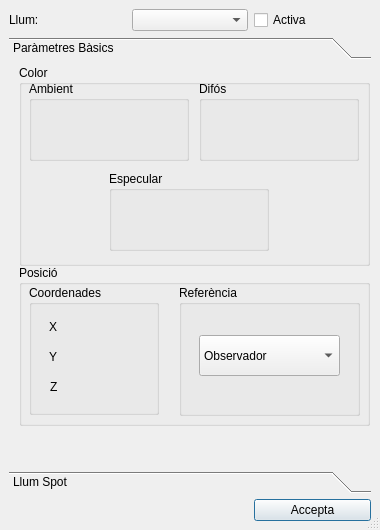
<ui version="4.0" >
 <class>finestraLlums</class>
 <widget class="QDialog" name="finestraLlums" >
  <property name="geometry" >
   <rect>
    <x>0</x>
    <y>0</y>
    <width>380</width>
    <height>530</height>
   </rect>
  </property>
  <property name="sizePolicy" >
   <sizepolicy vsizetype="Preferred" hsizetype="Preferred" >
    <horstretch>0</horstretch>
    <verstretch>0</verstretch>
   </sizepolicy>
  </property>
  <property name="minimumSize" >
   <size>
    <width>380</width>
    <height>530</height>
   </size>
  </property>
  <property name="maximumSize" >
   <size>
    <width>380</width>
    <height>530</height>
   </size>
  </property>
  <property name="windowTitle" >
   <string>Control de Llums</string>
  </property>
  <property name="sizeGripEnabled" >
   <bool>true</bool>
  </property>
  <layout class="QGridLayout" >
   <property name="margin" >
    <number>9</number>
   </property>
   <property name="spacing" >
    <number>6</number>
   </property>
   <item row="1" column="0" colspan="3" >
    <widget class="QToolBox" name="toolBox1" >
     <property name="currentIndex" >
      <number>0</number>
     </property>
     <widget class="QWidget" name="page1" >
      <property name="geometry" >
       <rect>
        <x>0</x>
        <y>0</y>
        <width>362</width>
        <height>392</height>
       </rect>
      </property>
      <attribute name="label" >
       <string>Paràmetres Bàsics</string>
      </attribute>
      <widget class="QGroupBox" name="groupBox11" >
       <property name="geometry" >
        <rect>
         <x>10</x>
         <y>200</y>
         <width>351</width>
         <height>161</height>
        </rect>
       </property>
       <property name="title" >
        <string>Posició</string>
       </property>
       <widget class="QGroupBox" name="groupBox9" >
        <property name="geometry" >
         <rect>
          <x>10</x>
          <y>20</y>
          <width>130</width>
          <height>130</height>
         </rect>
        </property>
        <property name="title" >
         <string>Coordenades</string>
        </property>
        <widget class="QLabel" name="textLabel1_2" >
         <property name="geometry" >
          <rect>
           <x>20</x>
           <y>61</y>
           <width>20</width>
           <height>21</height>
          </rect>
         </property>
         <property name="text" >
          <string>Y</string>
         </property>
         <property name="wordWrap" >
          <bool>false</bool>
         </property>
        </widget>
        <widget class="QLabel" name="textLabel1_3" >
         <property name="geometry" >
          <rect>
           <x>21</x>
           <y>91</y>
           <width>20</width>
           <height>21</height>
          </rect>
         </property>
         <property name="text" >
          <string>Z</string>
         </property>
         <property name="wordWrap" >
          <bool>false</bool>
         </property>
        </widget>
        <widget class="QLabel" name="textLabel1" >
         <property name="geometry" >
          <rect>
           <x>20</x>
           <y>31</y>
           <width>20</width>
           <height>21</height>
          </rect>
         </property>
         <property name="text" >
          <string>X</string>
         </property>
         <property name="wordWrap" >
          <bool>false</bool>
         </property>
        </widget>
        <widget class="textField" native="1" name="coorX" >
         <property name="geometry" >
          <rect>
           <x>40</x>
           <y>30</y>
           <width>70</width>
           <height>21</height>
          </rect>
         </property>
        </widget>
        <widget class="textField" native="1" name="coorY" >
         <property name="geometry" >
          <rect>
           <x>40</x>
           <y>60</y>
           <width>70</width>
           <height>20</height>
          </rect>
         </property>
        </widget>
        <widget class="textField" native="1" name="coorZ" >
         <property name="geometry" >
          <rect>
           <x>40</x>
           <y>90</y>
           <width>70</width>
           <height>21</height>
          </rect>
         </property>
        </widget>
       </widget>
       <widget class="QGroupBox" name="groupBox12" >
        <property name="geometry" >
         <rect>
          <x>160</x>
          <y>20</y>
          <width>181</width>
          <height>131</height>
         </rect>
        </property>
        <property name="title" >
         <string>Referència</string>
        </property>
        <widget class="QComboBox" name="referencia" >
         <property name="geometry" >
          <rect>
           <x>20</x>
           <y>50</y>
           <width>141</width>
           <height>41</height>
          </rect>
         </property>
         <item>
          <property name="text" >
           <string>Observador</string>
          </property>
         </item>
         <item>
          <property name="text" >
           <string>Escena</string>
          </property>
         </item>
         <item>
          <property name="text" >
           <string>Vehicle</string>
          </property>
         </item>
        </widget>
       </widget>
      </widget>
      <widget class="QGroupBox" name="groupBox10" >
       <property name="geometry" >
        <rect>
         <x>10</x>
         <y>0</y>
         <width>351</width>
         <height>201</height>
        </rect>
       </property>
       <property name="title" >
        <string>Color</string>
       </property>
       <widget class="QGroupBox" name="groupBox7" >
        <property name="geometry" >
         <rect>
          <x>10</x>
          <y>16</y>
          <width>160</width>
          <height>80</height>
         </rect>
        </property>
        <property name="title" >
         <string>Ambient</string>
        </property>
        <widget class="boto" native="1" name="botoA" >
         <property name="geometry" >
          <rect>
           <x>10</x>
           <y>20</y>
           <width>140</width>
           <height>51</height>
          </rect>
         </property>
        </widget>
       </widget>
       <widget class="QGroupBox" name="groupBox7_4" >
        <property name="geometry" >
         <rect>
          <x>90</x>
          <y>106</y>
          <width>160</width>
          <height>80</height>
         </rect>
        </property>
        <property name="title" >
         <string>Especular</string>
        </property>
        <widget class="boto" native="1" name="botoE" >
         <property name="geometry" >
          <rect>
           <x>10</x>
           <y>20</y>
           <width>140</width>
           <height>51</height>
          </rect>
         </property>
        </widget>
       </widget>
       <widget class="QGroupBox" name="groupBox7_3" >
        <property name="geometry" >
         <rect>
          <x>180</x>
          <y>16</y>
          <width>160</width>
          <height>80</height>
         </rect>
        </property>
        <property name="title" >
         <string>Difós</string>
        </property>
        <widget class="boto" native="1" name="botoD" >
         <property name="geometry" >
          <rect>
           <x>10</x>
           <y>20</y>
           <width>140</width>
           <height>51</height>
          </rect>
         </property>
        </widget>
       </widget>
      </widget>
     </widget>
     <widget class="QWidget" name="page2" >
      <property name="geometry" >
       <rect>
        <x>0</x>
        <y>0</y>
        <width>362</width>
        <height>392</height>
       </rect>
      </property>
      <attribute name="label" >
       <string>Llum Spot</string>
      </attribute>
      <widget class="QCheckBox" name="spot" >
       <property name="geometry" >
        <rect>
         <x>109</x>
         <y>2</y>
         <width>181</width>
         <height>41</height>
        </rect>
       </property>
       <property name="text" >
        <string>Llum Spot?</string>
       </property>
      </widget>
      <widget class="QGroupBox" name="groupBoxSpot" >
       <property name="geometry" >
        <rect>
         <x>0</x>
         <y>50</y>
         <width>370</width>
         <height>301</height>
        </rect>
       </property>
       <property name="title" >
        <string>Paràmetres llum spot</string>
       </property>
       <widget class="QGroupBox" name="groupBox5" >
        <property name="enabled" >
         <bool>true</bool>
        </property>
        <property name="geometry" >
         <rect>
          <x>179</x>
          <y>108</y>
          <width>180</width>
          <height>70</height>
         </rect>
        </property>
        <property name="title" >
         <string>Exponent</string>
        </property>
        <widget class="sliderText" native="1" name="spotExp" >
         <property name="geometry" >
          <rect>
           <x>5</x>
           <y>18</y>
           <width>170</width>
           <height>41</height>
          </rect>
         </property>
        </widget>
       </widget>
       <widget class="QGroupBox" name="groupBoxDirSpot" >
        <property name="enabled" >
         <bool>true</bool>
        </property>
        <property name="geometry" >
         <rect>
          <x>20</x>
          <y>40</y>
          <width>150</width>
          <height>140</height>
         </rect>
        </property>
        <property name="title" >
         <string>Direcció</string>
        </property>
        <widget class="QLabel" name="textLabel2_2" >
         <property name="geometry" >
          <rect>
           <x>20</x>
           <y>61</y>
           <width>40</width>
           <height>31</height>
          </rect>
         </property>
         <property name="text" >
          <string>Y:</string>
         </property>
         <property name="wordWrap" >
          <bool>false</bool>
         </property>
        </widget>
        <widget class="QLabel" name="textLabel2_3" >
         <property name="geometry" >
          <rect>
           <x>20</x>
           <y>98</y>
           <width>40</width>
           <height>31</height>
          </rect>
         </property>
         <property name="text" >
          <string>Z:</string>
         </property>
         <property name="wordWrap" >
          <bool>false</bool>
         </property>
        </widget>
        <widget class="QLabel" name="textLabel2" >
         <property name="geometry" >
          <rect>
           <x>20</x>
           <y>26</y>
           <width>40</width>
           <height>31</height>
          </rect>
         </property>
         <property name="text" >
          <string>X:</string>
         </property>
         <property name="wordWrap" >
          <bool>false</bool>
         </property>
        </widget>
        <widget class="textField" native="1" name="direccioX" >
         <property name="geometry" >
          <rect>
           <x>40</x>
           <y>30</y>
           <width>91</width>
           <height>21</height>
          </rect>
         </property>
        </widget>
        <widget class="textField" native="1" name="direccioY" >
         <property name="geometry" >
          <rect>
           <x>40</x>
           <y>66</y>
           <width>91</width>
           <height>21</height>
          </rect>
         </property>
        </widget>
        <widget class="textField" native="1" name="direccioZ" >
         <property name="geometry" >
          <rect>
           <x>40</x>
           <y>101</y>
           <width>91</width>
           <height>21</height>
          </rect>
         </property>
        </widget>
       </widget>
       <widget class="QGroupBox" name="groupBoxAngleSpot" >
        <property name="enabled" >
         <bool>true</bool>
        </property>
        <property name="geometry" >
         <rect>
          <x>180</x>
          <y>38</y>
          <width>180</width>
          <height>70</height>
         </rect>
        </property>
        <property name="title" >
         <string>Angle</string>
        </property>
        <widget class="sliderText" native="1" name="spotAngle" >
         <property name="geometry" >
          <rect>
           <x>5</x>
           <y>20</y>
           <width>170</width>
           <height>41</height>
          </rect>
         </property>
        </widget>
       </widget>
       <widget class="QGroupBox" name="groupBoxAtenuacioSpot" >
        <property name="geometry" >
         <rect>
          <x>10</x>
          <y>200</y>
          <width>350</width>
          <height>80</height>
         </rect>
        </property>
        <property name="title" >
         <string>Atenuació</string>
        </property>
        <widget class="QComboBox" name="spotAtenuacio" >
         <property name="geometry" >
          <rect>
           <x>10</x>
           <y>30</y>
           <width>250</width>
           <height>30</height>
          </rect>
         </property>
         <property name="font" >
          <font>
           <pointsize>11</pointsize>
          </font>
         </property>
         <item>
          <property name="text" >
           <string>GL_CONSTANT_ATTENUATION</string>
          </property>
         </item>
         <item>
          <property name="text" >
           <string>GL_LINEAR_ATTENUATION</string>
          </property>
         </item>
         <item>
          <property name="text" >
           <string>GL_QUADRATIC_ATTENUATION</string>
          </property>
         </item>
        </widget>
        <widget class="textField" native="1" name="grau" >
         <property name="geometry" >
          <rect>
           <x>271</x>
           <y>36</y>
           <width>70</width>
           <height>20</height>
          </rect>
         </property>
        </widget>
       </widget>
      </widget>
     </widget>
    </widget>
   </item>
   <item row="0" column="2" >
    <widget class="QCheckBox" name="activa" >
     <property name="text" >
      <string>Activa</string>
     </property>
    </widget>
   </item>
   <item row="2" column="2" >
    <widget class="QPushButton" name="pushButton1" >
     <property name="text" >
      <string>Accepta</string>
     </property>
    </widget>
   </item>
   <item row="0" column="1" >
    <widget class="QComboBox" name="idLlum" />
   </item>
   <item row="0" column="0" >
    <widget class="QLabel" name="textLabel4" >
     <property name="text" >
      <string>Llum:</string>
     </property>
     <property name="wordWrap" >
      <bool>false</bool>
     </property>
    </widget>
   </item>
  </layout>
 </widget>
 <layoutdefault spacing="6" margin="11" />
 <customwidgets>
  <customwidget>
   <class>sliderText</class>
   <extends>QWidget</extends>
   <header>sliderText.h</header>
  </customwidget>
  <customwidget>
   <class>boto</class>
   <extends>QWidget</extends>
   <header>boto.h</header>
  </customwidget>
  <customwidget>
   <class>textField</class>
   <extends>QWidget</extends>
   <header>textField.h</header>
  </customwidget>
 </customwidgets>
 <tabstops>
  <tabstop>activa</tabstop>
  <tabstop>idLlum</tabstop>
 </tabstops>
 <includes>
  <include location="local" >llum.h</include>
 </includes>
 <resources/>
 <connections>
  <connection>
   <sender>botoE</sender>
   <signal>released()</signal>
   <receiver>finestraLlums</receiver>
   <slot>specularPressed()</slot>
   <hints>
    <hint type="sourcelabel" >
     <x>112</x>
     <y>217</y>
    </hint>
    <hint type="destinationlabel" >
     <x>20</x>
     <y>20</y>
    </hint>
   </hints>
  </connection>
  <connection>
   <sender>referencia</sender>
   <signal>activated(int)</signal>
   <receiver>finestraLlums</receiver>
   <slot>puntVista(int)</slot>
   <hints>
    <hint type="sourcelabel" >
     <x>192</x>
     <y>361</y>
    </hint>
    <hint type="destinationlabel" >
     <x>20</x>
     <y>20</y>
    </hint>
   </hints>
  </connection>
  <connection>
   <sender>spotExp</sender>
   <signal>valueChanged(int)</signal>
   <receiver>finestraLlums</receiver>
   <slot>exponentSpot(int)</slot>
   <hints>
    <hint type="sourcelabel" >
     <x>20</x>
     <y>20</y>
    </hint>
    <hint type="destinationlabel" >
     <x>20</x>
     <y>20</y>
    </hint>
   </hints>
  </connection>
  <connection>
   <sender>direccioZ</sender>
   <signal>valueChanged(float)</signal>
   <receiver>finestraLlums</receiver>
   <slot>direccioZSpot(float)</slot>
   <hints>
    <hint type="sourcelabel" >
     <x>20</x>
     <y>20</y>
    </hint>
    <hint type="destinationlabel" >
     <x>20</x>
     <y>20</y>
    </hint>
   </hints>
  </connection>
  <connection>
   <sender>direccioY</sender>
   <signal>valueChanged(float)</signal>
   <receiver>finestraLlums</receiver>
   <slot>direccioYSpot(float)</slot>
   <hints>
    <hint type="sourcelabel" >
     <x>20</x>
     <y>20</y>
    </hint>
    <hint type="destinationlabel" >
     <x>20</x>
     <y>20</y>
    </hint>
   </hints>
  </connection>
  <connection>
   <sender>direccioX</sender>
   <signal>valueChanged(float)</signal>
   <receiver>finestraLlums</receiver>
   <slot>direccioXSpot(float)</slot>
   <hints>
    <hint type="sourcelabel" >
     <x>20</x>
     <y>20</y>
    </hint>
    <hint type="destinationlabel" >
     <x>20</x>
     <y>20</y>
    </hint>
   </hints>
  </connection>
  <connection>
   <sender>botoD</sender>
   <signal>released()</signal>
   <receiver>finestraLlums</receiver>
   <slot>difusePressed()</slot>
   <hints>
    <hint type="sourcelabel" >
     <x>202</x>
     <y>127</y>
    </hint>
    <hint type="destinationlabel" >
     <x>20</x>
     <y>20</y>
    </hint>
   </hints>
  </connection>
  <connection>
   <sender>coorZ</sender>
   <signal>valueChanged(float)</signal>
   <receiver>finestraLlums</receiver>
   <slot>coorZChanged(float)</slot>
   <hints>
    <hint type="sourcelabel" >
     <x>62</x>
     <y>401</y>
    </hint>
    <hint type="destinationlabel" >
     <x>20</x>
     <y>20</y>
    </hint>
   </hints>
  </connection>
  <connection>
   <sender>coorY</sender>
   <signal>valueChanged(float)</signal>
   <receiver>finestraLlums</receiver>
   <slot>coorYChanged(float)</slot>
   <hints>
    <hint type="sourcelabel" >
     <x>62</x>
     <y>371</y>
    </hint>
    <hint type="destinationlabel" >
     <x>20</x>
     <y>20</y>
    </hint>
   </hints>
  </connection>
  <connection>
   <sender>coorX</sender>
   <signal>valueChanged(float)</signal>
   <receiver>finestraLlums</receiver>
   <slot>coorXChanged(float)</slot>
   <hints>
    <hint type="sourcelabel" >
     <x>62</x>
     <y>341</y>
    </hint>
    <hint type="destinationlabel" >
     <x>20</x>
     <y>20</y>
    </hint>
   </hints>
  </connection>
  <connection>
   <sender>spotAngle</sender>
   <signal>valueChanged(int)</signal>
   <receiver>finestraLlums</receiver>
   <slot>angleSpot(int)</slot>
   <hints>
    <hint type="sourcelabel" >
     <x>20</x>
     <y>20</y>
    </hint>
    <hint type="destinationlabel" >
     <x>20</x>
     <y>20</y>
    </hint>
   </hints>
  </connection>
  <connection>
   <sender>spotAtenuacio</sender>
   <signal>activated(int)</signal>
   <receiver>finestraLlums</receiver>
   <slot>canviarAtenuacio(int)</slot>
   <hints>
    <hint type="sourcelabel" >
     <x>20</x>
     <y>20</y>
    </hint>
    <hint type="destinationlabel" >
     <x>20</x>
     <y>20</y>
    </hint>
   </hints>
  </connection>
  <connection>
   <sender>botoA</sender>
   <signal>released()</signal>
   <receiver>finestraLlums</receiver>
   <slot>ambientPressed()</slot>
   <hints>
    <hint type="sourcelabel" >
     <x>32</x>
     <y>127</y>
    </hint>
    <hint type="destinationlabel" >
     <x>20</x>
     <y>20</y>
    </hint>
   </hints>
  </connection>
  <connection>
   <sender>spot</sender>
   <signal>toggled(bool)</signal>
   <receiver>finestraLlums</receiver>
   <slot>activarSpot(bool)</slot>
   <hints>
    <hint type="sourcelabel" >
     <x>20</x>
     <y>20</y>
    </hint>
    <hint type="destinationlabel" >
     <x>20</x>
     <y>20</y>
    </hint>
   </hints>
  </connection>
  <connection>
   <sender>activa</sender>
   <signal>toggled(bool)</signal>
   <receiver>finestraLlums</receiver>
   <slot>activarLlum(bool)</slot>
   <hints>
    <hint type="sourcelabel" >
     <x>20</x>
     <y>20</y>
    </hint>
    <hint type="destinationlabel" >
     <x>20</x>
     <y>20</y>
    </hint>
   </hints>
  </connection>
  <connection>
   <sender>grau</sender>
   <signal>valueChanged(float)</signal>
   <receiver>finestraLlums</receiver>
   <slot>modificarAtenuacio(float)</slot>
   <hints>
    <hint type="sourcelabel" >
     <x>20</x>
     <y>20</y>
    </hint>
    <hint type="destinationlabel" >
     <x>20</x>
     <y>20</y>
    </hint>
   </hints>
  </connection>
  <connection>
   <sender>idLlum</sender>
   <signal>activated(int)</signal>
   <receiver>finestraLlums</receiver>
   <slot>canviarLlum(int)</slot>
   <hints>
    <hint type="sourcelabel" >
     <x>20</x>
     <y>20</y>
    </hint>
    <hint type="destinationlabel" >
     <x>20</x>
     <y>20</y>
    </hint>
   </hints>
  </connection>
  <connection>
   <sender>pushButton1</sender>
   <signal>pressed()</signal>
   <receiver>finestraLlums</receiver>
   <slot>close()</slot>
   <hints>
    <hint type="sourcelabel" >
     <x>20</x>
     <y>20</y>
    </hint>
    <hint type="destinationlabel" >
     <x>20</x>
     <y>20</y>
    </hint>
   </hints>
  </connection>
 </connections>
</ui>
